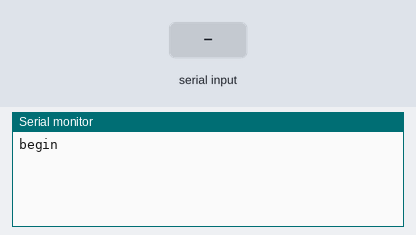
Recording of a sketch running on a simulated Arduino Uno, built with avr-gcc and run on an emulated ATmega328P. Parts: the last lines printed to the serial monitor. The inputs (shaded band) are chosen by the test bench.

Above: at 0.9 s.
1.0 s: "5\n" received over Serial
At 3.2 s:
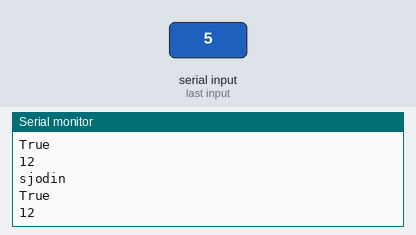
3.5 s: "1,90\n" received over Serial
At 7.2 s:
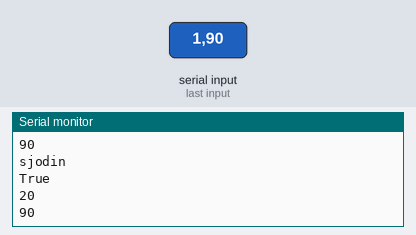
Timing chart, 0 to 8.7 s (numbered marks = the images above; inputs shaded):
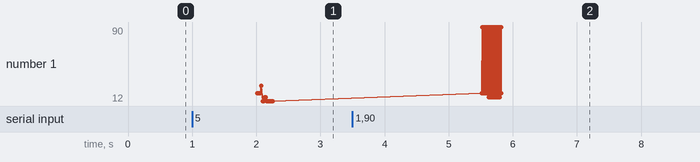

Measured:
- after the input at 1.0 s, the serial monitor: prints a new line after 1.0 s (image 1)
- after the input at 3.5 s, the serial monitor: prints a new line after 2.0 s (image 2)
- plotted number 1: 12 → 90 after the input at 3.5 s

The sketch:

test_sjodin.ino
```cpp
#include <math.h>

// Tarea de TR
struct task_t {
  int id;
  int c;
  int t;
  int d;
  int wcrt;
};

// STR
task_t str[50];

int num_task = 0;
int num_reps = 0;
unsigned long t_start, t_end;

boolean schedulable;

void setup() {
  Serial.begin(9600);

    // Fuck you Arduino
    // https://github.com/arduino/Arduino/pull/1267
    Serial.println("begin");

    while (Serial.available() <= 0)
        ;

    // Nro de repeticiones
    num_reps = Serial.parseInt();
}

void loop() {
  // Numero de tareas
  if (Serial.available() > 0) {
    num_task = Serial.parseInt();

    for (int i = 0; i < num_task; i++) {
          str[i].id = i + 1;
          str[i].c = Serial.parseInt();
          str[i].t = Serial.parseInt();
          str[i].d = Serial.parseInt();
          str[i].wcrt = 0;
    }

    // === test rta3 ===
    for (int i = 0; i < num_reps; i++) {
        t_start = micros();
        rta3_wcrt();
        t_end = micros();
        Serial.println("rta3");
        if (schedulable) {
          Serial.println("True");
        } else {
          Serial.println("False");
        }
        Serial.println(t_end - t_start);
        for (int i = 0; i < num_task; i++) {
          Serial.println(str[i].wcrt, DEC);
        }
    }
    Serial.flush();
    // === test rta2 ===
    for (int i = 0; i < num_reps; i++) {
        t_start = micros();
        rta2_wcrt();
        t_end = micros();
        Serial.println("rta2");
        if (schedulable) {
          Serial.println("True");
        } else {
          Serial.println("False");
        }
        Serial.println(t_end - t_start);
        for (int i = 0; i < num_task; i++) {
          Serial.println(str[i].wcrt, DEC);
        }
    }
    Serial.flush();
    // === test sjodin ===
    for (int i = 0; i < num_reps; i++) {
        t_start = micros();
        sjodin_wcrt();
        t_end = micros();
        Serial.println("sjodin");
        if (schedulable) {
          Serial.println("True");
        } else {
          Serial.println("False");
        }
        Serial.println(t_end - t_start);
        for (int i = 0; i < num_task; i++) {
          Serial.println(str[i].wcrt, DEC);
        }
    }
    Serial.flush();
  }
}

void rta3_wcrt() {
  int aes[num_task];
  int bes[num_task];
  int tr;
  int w;
  int j;
  int min_b;

  for (int i = 0; i < num_task; i++) {
    aes[i] = 0;
    bes[i] = 0;
  }

  schedulable = true;

  int t = str[0].c;
  str[0].wcrt = str[0].c;

  for (int i = 1; i < num_task; i++) {
    t = t + str[i].c;
    tr = t;

    aes[i] = str[i].c;
    bes[i] = str[i].t;

    while (true) {
      w = 0;
      j = i - 1;

      min_b = str[i].t;

      while (j >= 0) {
        if (bes[j] < min_b) {
          min_b = bes[j];
        }

        // no calculamos el termino A si no salta
        if (tr <= bes[j]) {
          w = w + aes[j];
          j = j - 1;
          continue;
        }

        // calculamos A
        int c_j = str[j].c;
        int t_j = str[j].t;
        int a_t = (int)ceil( ((double)tr) / ((double)t_j) );
        int a = a_t * c_j;

        // ya sabemos que A salta, computamos la diferencia
        tr = tr + a - aes[j];
        if (tr > str[i].d) {
          schedulable = false;
          return;
        }

        aes[j] = a;
        bes[j] = a_t * str[j].t;

        if (bes[j] < min_b) {
          min_b = bes[j];
        }

        // vuelve para atras si el nuevo t es mayor que el
        // limite de salto del termino a previo
        if ((j < i) && (tr > bes[j + 1])) {
          j = j + 1;
          w = w - aes[j];
          continue;
        }

        w = w + a;
        j = j - 1;
      }

      w = w + str[i].c;

      if (t == w) {
        aes[i] = str[i].c;
        bes[i] = str[i].t;
        break;
      }

      if (tr > w) {
        t = tr;
      } else {
        t = w;
      }

      if (t <= min_b) {
        aes[i] = str[i].c;
        bes[i] = str[i].t;
        break;
      }

      tr = t;
    }

    str[i].wcrt = t;
  }
}

void rta2_wcrt() {
  int aes[num_task];
  int tr = 0;
  int w = 0;

  for (int i = 0; i < num_task; i++) {
    aes[i] = 0;
  }

  schedulable = true;

  int t = str[0].c;
  str[0].wcrt = str[0].c;

  for (int i = 1; i < num_task; i++) {
    t = t + str[i].c;
    tr = t;

    while (true) {
      w = 0;

      for (int j = 0; j < i; j++) {
        int c_j = str[j].c;
        int t_j = str[j].t;
        int a = (int)ceil( ((double)tr) / ((double)t_j) );
        a = a * c_j;
        if (aes[j] > 0) {
          tr = tr + a - aes[j];
        }
        if (tr > str[i].d) {
          t = tr;
          schedulable = false;
          return;
        }
        aes[j] = a;
        w = w + a;
      }

      w = w + str[i].c;

      if (t == w) {
        aes[i] = str[i].c;
        break;
      }

      if (tr > w) {
        t = tr;
      } else {
        t = w;
      }

      tr = t;
    }

    str[i].wcrt = t;
  }
}

void sjodin_wcrt() {
  int r = 0;

  schedulable = true;

  for (int i = 0; i < num_task; i++) {
    int c = str[i].c;
    int t = str[i].t;
    int d = str[i].d;

    r = r + c;

    while (true) {
      int w = 0;

      for (int j = 0; j < i; j++) {
        int c_j = str[j].c;
        int t_j = str[j].t;
        int a = (int)ceil( ((double)r) / ((double)t_j) );
        w = w + (a * c_j);
      }

      w = w + c;

      if (r == w) {
        break;
      }

      r = w;

      if (r > d) {
        schedulable = false;
        break;
      }
    }

    if (!schedulable) {
      break;
    }

    str[i].wcrt = r;
  }
}
```
